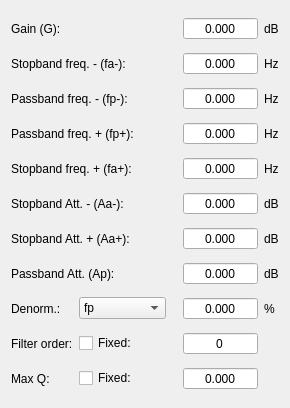
<?xml version="1.0" encoding="UTF-8"?>
<ui version="4.0">
 <class>BandPassData</class>
 <widget class="QWidget" name="BandPassData">
  <property name="geometry">
   <rect>
    <x>0</x>
    <y>0</y>
    <width>290</width>
    <height>408</height>
   </rect>
  </property>
  <property name="maximumSize">
   <size>
    <width>290</width>
    <height>16777215</height>
   </size>
  </property>
  <property name="windowTitle">
   <string>Form</string>
  </property>
  <layout class="QGridLayout" name="gridLayout">
   <item row="0" column="6">
    <widget class="QLabel" name="label_2">
     <property name="text">
      <string>dB</string>
     </property>
    </widget>
   </item>
   <item row="1" column="0" colspan="2">
    <widget class="QLabel" name="label_14">
     <property name="text">
      <string>Stopband freq. - (fa-):</string>
     </property>
    </widget>
   </item>
   <item row="0" column="0">
    <widget class="QLabel" name="label">
     <property name="text">
      <string>Gain (G):</string>
     </property>
    </widget>
   </item>
   <item row="3" column="0" colspan="2">
    <widget class="QLabel" name="label_17">
     <property name="text">
      <string>Passband freq. + (fp+):</string>
     </property>
    </widget>
   </item>
   <item row="2" column="6">
    <widget class="QLabel" name="label_4">
     <property name="text">
      <string>Hz</string>
     </property>
    </widget>
   </item>
   <item row="2" column="0" colspan="2">
    <widget class="QLabel" name="label_3">
     <property name="text">
      <string>Passband freq. - (fp-):</string>
     </property>
    </widget>
   </item>
   <item row="1" column="6">
    <widget class="QLabel" name="label_16">
     <property name="text">
      <string>Hz</string>
     </property>
    </widget>
   </item>
   <item row="7" column="0" colspan="2">
    <widget class="QLabel" name="label_20">
     <property name="text">
      <string>Stopband Att. + (Aa+):</string>
     </property>
    </widget>
   </item>
   <item row="11" column="1">
    <widget class="QComboBox" name="denorm_select">
     <item>
      <property name="text">
       <string>fp</string>
      </property>
     </item>
     <item>
      <property name="text">
       <string>fa</string>
      </property>
     </item>
     <item>
      <property name="text">
       <string>Other freq.</string>
      </property>
     </item>
    </widget>
   </item>
   <item row="13" column="1">
    <widget class="QCheckBox" name="q_fixed">
     <property name="text">
      <string>Fixed:</string>
     </property>
    </widget>
   </item>
   <item row="1" column="3">
    <widget class="QDoubleSpinBox" name="stop_freq_l">
     <property name="frame">
      <bool>true</bool>
     </property>
     <property name="alignment">
      <set>Qt::AlignCenter</set>
     </property>
     <property name="buttonSymbols">
      <enum>QAbstractSpinBox::NoButtons</enum>
     </property>
     <property name="keyboardTracking">
      <bool>true</bool>
     </property>
     <property name="decimals">
      <number>3</number>
     </property>
     <property name="maximum">
      <double>1000000000000.000000000000000</double>
     </property>
    </widget>
   </item>
   <item row="13" column="0">
    <widget class="QLabel" name="label_15">
     <property name="text">
      <string>Max Q:</string>
     </property>
    </widget>
   </item>
   <item row="4" column="0" colspan="3">
    <widget class="QLabel" name="label_5">
     <property name="text">
      <string>Stopband freq. + (fa+):</string>
     </property>
    </widget>
   </item>
   <item row="11" column="0">
    <widget class="QLabel" name="label_11">
     <property name="text">
      <string>Denorm.:</string>
     </property>
    </widget>
   </item>
   <item row="4" column="6">
    <widget class="QLabel" name="label_6">
     <property name="text">
      <string>Hz</string>
     </property>
    </widget>
   </item>
   <item row="11" column="6">
    <widget class="QLabel" name="label_12">
     <property name="text">
      <string>%</string>
     </property>
    </widget>
   </item>
   <item row="12" column="0">
    <widget class="QLabel" name="label_13">
     <property name="text">
      <string>Filter order:</string>
     </property>
    </widget>
   </item>
   <item row="6" column="0" colspan="2">
    <widget class="QLabel" name="label_9">
     <property name="text">
      <string>Stopband Att. - (Aa-):</string>
     </property>
    </widget>
   </item>
   <item row="0" column="3">
    <widget class="QDoubleSpinBox" name="gain">
     <property name="frame">
      <bool>true</bool>
     </property>
     <property name="alignment">
      <set>Qt::AlignCenter</set>
     </property>
     <property name="buttonSymbols">
      <enum>QAbstractSpinBox::NoButtons</enum>
     </property>
     <property name="keyboardTracking">
      <bool>true</bool>
     </property>
     <property name="decimals">
      <number>3</number>
     </property>
     <property name="maximum">
      <double>300.000000000000000</double>
     </property>
    </widget>
   </item>
   <item row="6" column="6">
    <widget class="QLabel" name="label_10">
     <property name="text">
      <string>dB</string>
     </property>
    </widget>
   </item>
   <item row="12" column="1">
    <widget class="QCheckBox" name="order_fixed">
     <property name="text">
      <string>Fixed:</string>
     </property>
    </widget>
   </item>
   <item row="4" column="3">
    <widget class="QDoubleSpinBox" name="stop_freq_r">
     <property name="frame">
      <bool>true</bool>
     </property>
     <property name="alignment">
      <set>Qt::AlignCenter</set>
     </property>
     <property name="buttonSymbols">
      <enum>QAbstractSpinBox::NoButtons</enum>
     </property>
     <property name="keyboardTracking">
      <bool>true</bool>
     </property>
     <property name="decimals">
      <number>3</number>
     </property>
     <property name="maximum">
      <double>1000000000000.000000000000000</double>
     </property>
    </widget>
   </item>
   <item row="2" column="3">
    <widget class="QDoubleSpinBox" name="pass_freq_l">
     <property name="frame">
      <bool>true</bool>
     </property>
     <property name="alignment">
      <set>Qt::AlignCenter</set>
     </property>
     <property name="buttonSymbols">
      <enum>QAbstractSpinBox::NoButtons</enum>
     </property>
     <property name="keyboardTracking">
      <bool>true</bool>
     </property>
     <property name="decimals">
      <number>3</number>
     </property>
     <property name="maximum">
      <double>1000000000000.000000000000000</double>
     </property>
    </widget>
   </item>
   <item row="3" column="6">
    <widget class="QLabel" name="label_18">
     <property name="text">
      <string>Hz</string>
     </property>
    </widget>
   </item>
   <item row="3" column="3">
    <widget class="QDoubleSpinBox" name="pass_freq_r">
     <property name="frame">
      <bool>true</bool>
     </property>
     <property name="alignment">
      <set>Qt::AlignCenter</set>
     </property>
     <property name="buttonSymbols">
      <enum>QAbstractSpinBox::NoButtons</enum>
     </property>
     <property name="keyboardTracking">
      <bool>true</bool>
     </property>
     <property name="decimals">
      <number>3</number>
     </property>
     <property name="maximum">
      <double>10000000000000.000000000000000</double>
     </property>
    </widget>
   </item>
   <item row="13" column="3">
    <widget class="QDoubleSpinBox" name="q_max">
     <property name="frame">
      <bool>true</bool>
     </property>
     <property name="alignment">
      <set>Qt::AlignCenter</set>
     </property>
     <property name="buttonSymbols">
      <enum>QAbstractSpinBox::NoButtons</enum>
     </property>
     <property name="keyboardTracking">
      <bool>true</bool>
     </property>
     <property name="decimals">
      <number>3</number>
     </property>
     <property name="maximum">
      <double>100.000000000000000</double>
     </property>
    </widget>
   </item>
   <item row="7" column="3">
    <widget class="QDoubleSpinBox" name="stop_att_r">
     <property name="frame">
      <bool>true</bool>
     </property>
     <property name="alignment">
      <set>Qt::AlignCenter</set>
     </property>
     <property name="buttonSymbols">
      <enum>QAbstractSpinBox::NoButtons</enum>
     </property>
     <property name="keyboardTracking">
      <bool>true</bool>
     </property>
     <property name="decimals">
      <number>3</number>
     </property>
     <property name="maximum">
      <double>300.000000000000000</double>
     </property>
    </widget>
   </item>
   <item row="12" column="3">
    <widget class="QDoubleSpinBox" name="order">
     <property name="frame">
      <bool>true</bool>
     </property>
     <property name="alignment">
      <set>Qt::AlignCenter</set>
     </property>
     <property name="buttonSymbols">
      <enum>QAbstractSpinBox::NoButtons</enum>
     </property>
     <property name="keyboardTracking">
      <bool>true</bool>
     </property>
     <property name="decimals">
      <number>0</number>
     </property>
     <property name="maximum">
      <double>20.000000000000000</double>
     </property>
    </widget>
   </item>
   <item row="7" column="6">
    <widget class="QLabel" name="label_19">
     <property name="text">
      <string>dB</string>
     </property>
    </widget>
   </item>
   <item row="6" column="3">
    <widget class="QDoubleSpinBox" name="stop_att_l">
     <property name="frame">
      <bool>true</bool>
     </property>
     <property name="alignment">
      <set>Qt::AlignCenter</set>
     </property>
     <property name="buttonSymbols">
      <enum>QAbstractSpinBox::NoButtons</enum>
     </property>
     <property name="keyboardTracking">
      <bool>true</bool>
     </property>
     <property name="decimals">
      <number>3</number>
     </property>
     <property name="maximum">
      <double>300.000000000000000</double>
     </property>
    </widget>
   </item>
   <item row="11" column="3">
    <widget class="QDoubleSpinBox" name="denorm_perc">
     <property name="frame">
      <bool>true</bool>
     </property>
     <property name="alignment">
      <set>Qt::AlignCenter</set>
     </property>
     <property name="buttonSymbols">
      <enum>QAbstractSpinBox::NoButtons</enum>
     </property>
     <property name="keyboardTracking">
      <bool>true</bool>
     </property>
     <property name="decimals">
      <number>3</number>
     </property>
     <property name="maximum">
      <double>100.000000000000000</double>
     </property>
    </widget>
   </item>
   <item row="8" column="3">
    <widget class="QDoubleSpinBox" name="pass_att">
     <property name="frame">
      <bool>true</bool>
     </property>
     <property name="alignment">
      <set>Qt::AlignCenter</set>
     </property>
     <property name="buttonSymbols">
      <enum>QAbstractSpinBox::NoButtons</enum>
     </property>
     <property name="keyboardTracking">
      <bool>true</bool>
     </property>
     <property name="decimals">
      <number>3</number>
     </property>
     <property name="maximum">
      <double>300.000000000000000</double>
     </property>
    </widget>
   </item>
   <item row="8" column="6">
    <widget class="QLabel" name="label_8">
     <property name="text">
      <string>dB</string>
     </property>
    </widget>
   </item>
   <item row="8" column="0" colspan="2">
    <widget class="QLabel" name="label_7">
     <property name="text">
      <string>Passband Att. (Ap):</string>
     </property>
    </widget>
   </item>
  </layout>
 </widget>
 <resources/>
 <connections/>
</ui>
